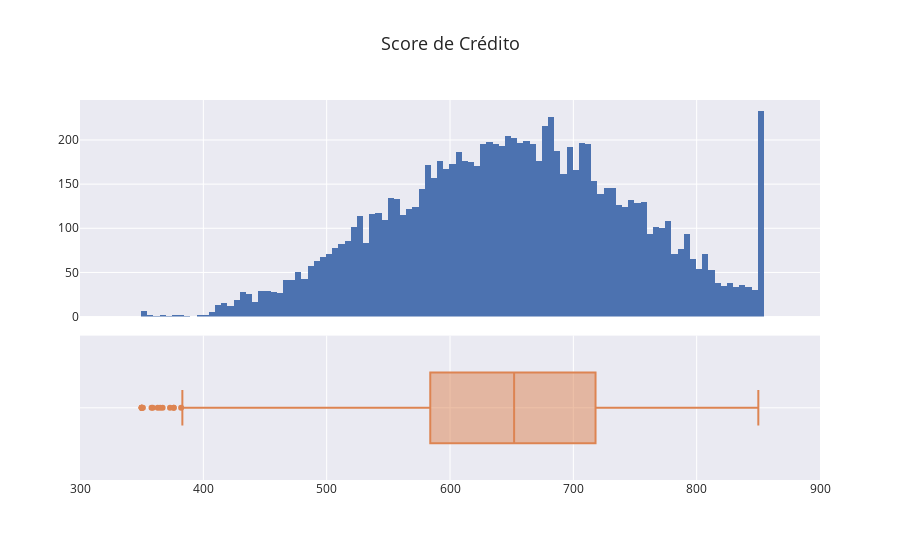

Notebook code cell kept with this figure:
### Code cell
#Criando a figura para plotagem dos gráficos
fig = make_subplots(rows = 2, shared_xaxes = True, vertical_spacing = 0.05, row_heights = [0.6, 0.4])

#Gráfico 1 - Histograma
fig.add_trace(go.Histogram(x = df.ScoreCredito), row = 1, col = 1)

#Gráfico 2 - Boxplot
fig.add_trace(go.Box(x = df.ScoreCredito, name = '', orientation = 'h'), row = 2, col=1)

#Alterações de layout    
fig.update_layout(title = 'Score de Crédito', showlegend = False, title_font_size = 18)

#Configuração do eixo X    
fig.update_xaxes(range = [300, 900])

#Mostrar o gráfico
fig.show()

### Figure 1 — Plotly figure (JSON) as saved in the notebook; plotly's stock layout.template omitted (floating-point values rounded to 4 significant figures; data arrays with more than 128 entries replaced by an {"elided": "..."} marker saying what was removed)
{"data": [{"type": "histogram", "x": {"elided": "10000 int values"}, "xaxis": "x", "yaxis": "y"}, {"name": "", "orientation": "h", "type": "box", "x": {"elided": "10000 int values"}, "xaxis": "x2", "yaxis": "y2"}], "layout": {"showlegend": false, "title": {"font": {"size": 18}, "text": "Score de Crédito"}, "xaxis": {"anchor": "y", "domain": [0, 1], "matches": "x2", "range": [300, 900], "showticklabels": false}, "xaxis2": {"anchor": "y2", "domain": [0, 1], "range": [300, 900]}, "yaxis": {"anchor": "x", "domain": [0.43, 1]}, "yaxis2": {"anchor": "x2", "domain": [0, 0.38]}}}
